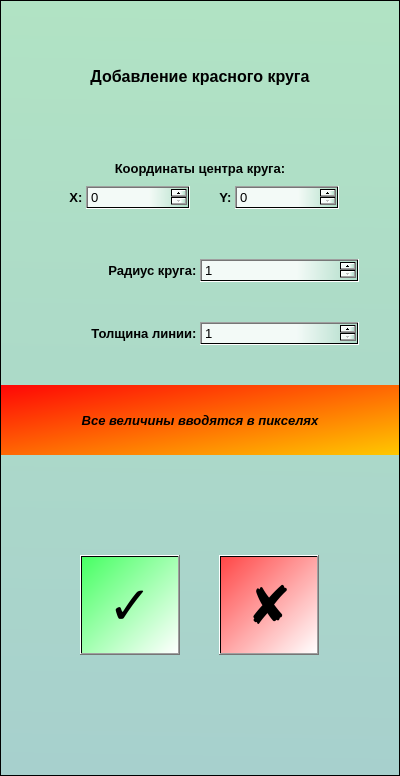
<?xml version="1.0" encoding="UTF-8"?>
<ui version="4.0">
 <class>Form</class>
 <widget class="QWidget" name="Form">
  <property name="geometry">
   <rect>
    <x>0</x>
    <y>0</y>
    <width>400</width>
    <height>776</height>
   </rect>
  </property>
  <property name="windowTitle">
   <string>Form</string>
  </property>
  <property name="styleSheet">
   <string notr="true">background-color: qlineargradient(spread:pad, x1:0.527, y1:0, x2:0.517, y2:1, stop:0 rgba(177, 227, 196, 255), stop:1 rgba(167, 208, 205, 255));</string>
  </property>
  <layout class="QHBoxLayout" name="horizontalLayout_2">
   <property name="leftMargin">
    <number>0</number>
   </property>
   <property name="topMargin">
    <number>0</number>
   </property>
   <property name="rightMargin">
    <number>0</number>
   </property>
   <property name="bottomMargin">
    <number>0</number>
   </property>
   <item>
    <widget class="QFrame" name="frame">
     <property name="maximumSize">
      <size>
       <width>9999</width>
       <height>9999</height>
      </size>
     </property>
     <property name="frameShape">
      <enum>QFrame::StyledPanel</enum>
     </property>
     <property name="frameShadow">
      <enum>QFrame::Raised</enum>
     </property>
     <layout class="QVBoxLayout" name="verticalLayout" stretch="0">
      <property name="spacing">
       <number>20</number>
      </property>
      <property name="leftMargin">
       <number>0</number>
      </property>
      <property name="topMargin">
       <number>0</number>
      </property>
      <property name="rightMargin">
       <number>0</number>
      </property>
      <property name="bottomMargin">
       <number>0</number>
      </property>
      <item>
       <layout class="QVBoxLayout" name="vbox2" stretch="0,0,0,0,0,0,0,0,0,0">
        <property name="spacing">
         <number>0</number>
        </property>
        <property name="topMargin">
         <number>40</number>
        </property>
        <property name="bottomMargin">
         <number>80</number>
        </property>
        <item>
         <widget class="QLabel" name="label_4">
          <property name="font">
           <font>
            <pointsize>12</pointsize>
            <bold>true</bold>
           </font>
          </property>
          <property name="styleSheet">
           <string notr="true">background-color: qlineargradient(spread:pad, x1:0, y1:0, x2:1, y2:0, stop:0 rgba(0, 0, 0, 0), stop:1 rgba(255, 255, 255, 0));</string>
          </property>
          <property name="text">
           <string>Добавление красного круга</string>
          </property>
          <property name="alignment">
           <set>Qt::AlignCenter</set>
          </property>
          <property name="margin">
           <number>10</number>
          </property>
         </widget>
        </item>
        <item>
         <layout class="QVBoxLayout" name="verticalLayout_2">
          <property name="leftMargin">
           <number>20</number>
          </property>
          <property name="rightMargin">
           <number>20</number>
          </property>
          <item>
           <spacer name="verticalSpacer_7">
            <property name="orientation">
             <enum>Qt::Vertical</enum>
            </property>
            <property name="sizeType">
             <enum>QSizePolicy::Fixed</enum>
            </property>
            <property name="sizeHint" stdset="0">
             <size>
              <width>20</width>
              <height>50</height>
             </size>
            </property>
           </spacer>
          </item>
          <item>
           <widget class="QLabel" name="label">
            <property name="font">
             <font>
              <pointsize>10</pointsize>
              <bold>true</bold>
              <underline>false</underline>
             </font>
            </property>
            <property name="styleSheet">
             <string notr="true">background-color: qlineargradient(spread:pad, x1:0, y1:0, x2:1, y2:0, stop:0 rgba(0, 0, 0, 0), stop:1 rgba(255, 255, 255, 0));</string>
            </property>
            <property name="text">
             <string>Координаты центра круга:</string>
            </property>
            <property name="alignment">
             <set>Qt::AlignCenter</set>
            </property>
           </widget>
          </item>
          <item>
           <spacer name="verticalSpacer_8">
            <property name="orientation">
             <enum>Qt::Vertical</enum>
            </property>
            <property name="sizeType">
             <enum>QSizePolicy::Fixed</enum>
            </property>
            <property name="sizeHint" stdset="0">
             <size>
              <width>20</width>
              <height>10</height>
             </size>
            </property>
           </spacer>
          </item>
          <item>
           <layout class="QHBoxLayout" name="horizontalLayout_3">
            <item>
             <spacer name="horizontalSpacer_3">
              <property name="orientation">
               <enum>Qt::Horizontal</enum>
              </property>
              <property name="sizeType">
               <enum>QSizePolicy::Minimum</enum>
              </property>
              <property name="sizeHint" stdset="0">
               <size>
                <width>40</width>
                <height>20</height>
               </size>
              </property>
             </spacer>
            </item>
            <item>
             <widget class="QLabel" name="label_2">
              <property name="maximumSize">
               <size>
                <width>25</width>
                <height>16777215</height>
               </size>
              </property>
              <property name="font">
               <font>
                <pointsize>10</pointsize>
                <bold>true</bold>
               </font>
              </property>
              <property name="styleSheet">
               <string notr="true">background-color: qlineargradient(spread:pad, x1:0, y1:0, x2:1, y2:0, stop:0 rgba(0, 0, 0, 0), stop:1 rgba(255, 255, 255, 0));</string>
              </property>
              <property name="text">
               <string>X: </string>
              </property>
              <property name="alignment">
               <set>Qt::AlignRight|Qt::AlignTrailing|Qt::AlignVCenter</set>
              </property>
             </widget>
            </item>
            <item>
             <widget class="QSpinBox" name="x_coord">
              <property name="font">
               <font>
                <pointsize>10</pointsize>
               </font>
              </property>
              <property name="styleSheet">
               <string notr="true">background-color: qlineargradient(spread:pad, x1:0, y1:0, x2:1, y2:0, stop:0.613636 rgba(255, 255, 255, 217), stop:1 rgba(0, 0, 0, 0));</string>
              </property>
             </widget>
            </item>
            <item>
             <spacer name="horizontalSpacer">
              <property name="orientation">
               <enum>Qt::Horizontal</enum>
              </property>
              <property name="sizeType">
               <enum>QSizePolicy::Fixed</enum>
              </property>
              <property name="sizeHint" stdset="0">
               <size>
                <width>20</width>
                <height>20</height>
               </size>
              </property>
             </spacer>
            </item>
            <item>
             <widget class="QLabel" name="label_3">
              <property name="maximumSize">
               <size>
                <width>25</width>
                <height>16777215</height>
               </size>
              </property>
              <property name="font">
               <font>
                <pointsize>10</pointsize>
                <bold>true</bold>
               </font>
              </property>
              <property name="styleSheet">
               <string notr="true">background-color: qlineargradient(spread:pad, x1:0, y1:0, x2:1, y2:0, stop:0 rgba(0, 0, 0, 0), stop:1 rgba(255, 255, 255, 0));</string>
              </property>
              <property name="text">
               <string>Y: </string>
              </property>
              <property name="alignment">
               <set>Qt::AlignRight|Qt::AlignTrailing|Qt::AlignVCenter</set>
              </property>
             </widget>
            </item>
            <item>
             <widget class="QSpinBox" name="y_coord">
              <property name="font">
               <font>
                <pointsize>10</pointsize>
               </font>
              </property>
              <property name="styleSheet">
               <string notr="true">background-color: qlineargradient(spread:pad, x1:0, y1:0, x2:1, y2:0, stop:0.613636 rgba(255, 255, 255, 217), stop:1 rgba(0, 0, 0, 0));</string>
              </property>
             </widget>
            </item>
            <item>
             <spacer name="horizontalSpacer_2">
              <property name="orientation">
               <enum>Qt::Horizontal</enum>
              </property>
              <property name="sizeType">
               <enum>QSizePolicy::Minimum</enum>
              </property>
              <property name="sizeHint" stdset="0">
               <size>
                <width>40</width>
                <height>20</height>
               </size>
              </property>
             </spacer>
            </item>
           </layout>
          </item>
         </layout>
        </item>
        <item>
         <spacer name="verticalSpacer_5">
          <property name="orientation">
           <enum>Qt::Vertical</enum>
          </property>
          <property name="sizeType">
           <enum>QSizePolicy::Fixed</enum>
          </property>
          <property name="sizeHint" stdset="0">
           <size>
            <width>20</width>
            <height>50</height>
           </size>
          </property>
         </spacer>
        </item>
        <item>
         <layout class="QHBoxLayout" name="horizontalLayout">
          <property name="leftMargin">
           <number>40</number>
          </property>
          <property name="rightMargin">
           <number>40</number>
          </property>
          <item>
           <widget class="QLabel" name="label_5">
            <property name="font">
             <font>
              <pointsize>10</pointsize>
              <bold>true</bold>
             </font>
            </property>
            <property name="layoutDirection">
             <enum>Qt::LeftToRight</enum>
            </property>
            <property name="styleSheet">
             <string notr="true">background: qlineargradient(spread:pad, x1:0, y1:0, x2:1, y2:0, stop:0 rgba(0, 0, 0, 0), stop:1 rgba(255, 255, 255, 0))</string>
            </property>
            <property name="text">
             <string>Радиус круга: </string>
            </property>
            <property name="alignment">
             <set>Qt::AlignRight|Qt::AlignTrailing|Qt::AlignVCenter</set>
            </property>
           </widget>
          </item>
          <item>
           <widget class="QSpinBox" name="radius">
            <property name="font">
             <font>
              <pointsize>10</pointsize>
             </font>
            </property>
            <property name="styleSheet">
             <string notr="true">background-color: qlineargradient(spread:pad, x1:0, y1:0, x2:1, y2:0, stop:0.613636 rgba(255, 255, 255, 217), stop:1 rgba(0, 0, 0, 0));
</string>
            </property>
            <property name="minimum">
             <number>1</number>
            </property>
           </widget>
          </item>
         </layout>
        </item>
        <item>
         <spacer name="verticalSpacer_6">
          <property name="orientation">
           <enum>Qt::Vertical</enum>
          </property>
          <property name="sizeType">
           <enum>QSizePolicy::Fixed</enum>
          </property>
          <property name="sizeHint" stdset="0">
           <size>
            <width>20</width>
            <height>40</height>
           </size>
          </property>
         </spacer>
        </item>
        <item>
         <layout class="QHBoxLayout" name="horizontalLayout_5">
          <property name="leftMargin">
           <number>40</number>
          </property>
          <property name="rightMargin">
           <number>40</number>
          </property>
          <item>
           <widget class="QLabel" name="label_6">
            <property name="font">
             <font>
              <pointsize>10</pointsize>
              <bold>true</bold>
             </font>
            </property>
            <property name="styleSheet">
             <string notr="true">background-color: qlineargradient(spread:pad, x1:0, y1:0, x2:1, y2:0, stop:0 rgba(0, 0, 0, 0), stop:1 rgba(255, 255, 255, 0));</string>
            </property>
            <property name="text">
             <string>Толщина линии: </string>
            </property>
            <property name="alignment">
             <set>Qt::AlignRight|Qt::AlignTrailing|Qt::AlignVCenter</set>
            </property>
           </widget>
          </item>
          <item>
           <widget class="QSpinBox" name="thikness">
            <property name="font">
             <font>
              <pointsize>10</pointsize>
             </font>
            </property>
            <property name="styleSheet">
             <string notr="true">background-color: qlineargradient(spread:pad, x1:0, y1:0, x2:1, y2:0, stop:0.613636 rgba(255, 255, 255, 217), stop:1 rgba(0, 0, 0, 0));</string>
            </property>
            <property name="minimum">
             <number>1</number>
            </property>
            <property name="maximum">
             <number>30000</number>
            </property>
           </widget>
          </item>
         </layout>
        </item>
        <item>
         <spacer name="verticalSpacer_9">
          <property name="orientation">
           <enum>Qt::Vertical</enum>
          </property>
          <property name="sizeType">
           <enum>QSizePolicy::Fixed</enum>
          </property>
          <property name="sizeHint" stdset="0">
           <size>
            <width>20</width>
            <height>40</height>
           </size>
          </property>
         </spacer>
        </item>
        <item>
         <widget class="QLabel" name="label_7">
          <property name="font">
           <font>
            <pointsize>10</pointsize>
            <italic>true</italic>
            <bold>true</bold>
           </font>
          </property>
          <property name="styleSheet">
           <string notr="true">background-color: qlineargradient(spread:pad, x1:0, y1:0, x2:1, y2:1, stop:0 rgba(255, 6, 6, 255), stop:1 rgba(255, 200, 0, 255));</string>
          </property>
          <property name="text">
           <string>Все величины вводятся в пикселях</string>
          </property>
          <property name="alignment">
           <set>Qt::AlignCenter</set>
          </property>
          <property name="margin">
           <number>10</number>
          </property>
         </widget>
        </item>
        <item>
         <spacer name="verticalSpacer">
          <property name="orientation">
           <enum>Qt::Vertical</enum>
          </property>
          <property name="sizeType">
           <enum>QSizePolicy::Fixed</enum>
          </property>
          <property name="sizeHint" stdset="0">
           <size>
            <width>20</width>
            <height>60</height>
           </size>
          </property>
         </spacer>
        </item>
        <item>
         <layout class="QHBoxLayout" name="horizontalLayout_4">
          <property name="leftMargin">
           <number>40</number>
          </property>
          <property name="topMargin">
           <number>40</number>
          </property>
          <property name="rightMargin">
           <number>40</number>
          </property>
          <property name="bottomMargin">
           <number>40</number>
          </property>
          <item>
           <widget class="QPushButton" name="accept">
            <property name="sizePolicy">
             <sizepolicy hsizetype="Fixed" vsizetype="Fixed">
              <horstretch>0</horstretch>
              <verstretch>0</verstretch>
             </sizepolicy>
            </property>
            <property name="minimumSize">
             <size>
              <width>100</width>
              <height>100</height>
             </size>
            </property>
            <property name="font">
             <font>
              <pointsize>40</pointsize>
              <bold>true</bold>
             </font>
            </property>
            <property name="styleSheet">
             <string notr="true">background-color: qlineargradient(spread:pad, x1:0, y1:0, x2:1, y2:1, stop:0 rgba(71, 255, 99, 255), stop:1 rgba(255, 255, 255, 255));</string>
            </property>
            <property name="text">
             <string>✓</string>
            </property>
           </widget>
          </item>
          <item>
           <widget class="QPushButton" name="reject">
            <property name="sizePolicy">
             <sizepolicy hsizetype="Fixed" vsizetype="Fixed">
              <horstretch>0</horstretch>
              <verstretch>0</verstretch>
             </sizepolicy>
            </property>
            <property name="minimumSize">
             <size>
              <width>100</width>
              <height>100</height>
             </size>
            </property>
            <property name="font">
             <font>
              <pointsize>40</pointsize>
              <bold>true</bold>
             </font>
            </property>
            <property name="styleSheet">
             <string notr="true">background-color: qlineargradient(spread:pad, x1:0, y1:0, x2:1, y2:1, stop:0 rgba(255, 71, 71, 255), stop:1 rgba(255, 255, 255, 255));</string>
            </property>
            <property name="text">
             <string>✘</string>
            </property>
           </widget>
          </item>
         </layout>
        </item>
       </layout>
      </item>
     </layout>
    </widget>
   </item>
  </layout>
 </widget>
 <resources/>
 <connections/>
</ui>
